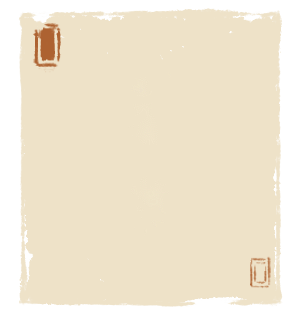
#> input picture tools/image_assets/skill_paper_blank.png, 300 x 326 px
$ python -i image_specs_guide.py   (imports and definitions only)
#> lines starting #> are read from the running program, lines starting #| are printed output that depends on the picture
### tools/imgedit.py
"""이미지 속 글자를 지우고 한국어를 다시 그리는 함수들.

relabel(img, spec) 의 spec 키
  text     그릴 한국어. "\n" 으로 줄바꿈, layout="v" 면 글자마다 세로로 쌓음
  font     "brush"(East Sea Dokdo) | "callig"(Song Myung) | "serif"(Noto Serif KR)
  mask     지울 글자 픽셀 선택: light / dark / ink / sat / alpha(전부 투명 처리) / none
  thresh   mask 임계값
  box      (x0, y0, x1, y1) 작업 영역 (기본: 이미지 전체)
  dilate   mask 팽창 픽셀
  fill     글자색 (기본: 원래 글자 픽셀 중앙값)
  stroke   외곽선 색, stroke_w 외곽선 두께(글자 크기 대비 비율)
  scale    글자 영역 대비 크기 배율
  layout   h | v
  shadow   (dx, dy, (r,g,b,a)) 그림자
  inset    box 안쪽 여백
  bg       지운 자리를 인페인트 대신 이 색으로 채움
  glow     (반경, (r,g,b,a)) 글자 주위 번지는 빛
  stretch_y 글자를 세로로 늘이는 배율
  bold     외곽선이 없을 때 같은 색 외곽선으로 굵게 (글자 크기 대비 비율)
"""
from pathlib import Path

import cv2
import numpy as np
from PIL import Image, ImageDraw, ImageFont

FONT_DIR = Path(__file__).parent / "fonts"
FONTS = {
    "brush": str(FONT_DIR / "EastSeaDokdo-Regular.ttf"),
    "callig": str(FONT_DIR / "SongMyung-Regular.ttf"),
    "serif": str(FONT_DIR / "NotoSerifKR-VF.ttf"),
}


def _mask(arr, mode, thresh):
    rgb = arr[..., :3].astype(np.float32)
    a = arr[..., 3]
    lum = rgb @ np.array([0.299, 0.587, 0.114], np.float32)
    mx, mn = rgb.max(-1), rgb.min(-1)
    sat = (mx - mn) / np.maximum(mx, 1)
    vis = a > 40
    if mode == "light":
        return vis & (lum > (thresh or 150))
    if mode == "dark":
        return vis & (lum < (thresh or 80))
    if mode == "ink":  # 먹색: 어둡고 채도 낮은 픽셀 (색 있는 배경 그림은 남김)
        return vis & (lum < (thresh or 120)) & ((sat < 0.3) | (mx < 40))  # 아주 검은 픽셀은 채도 계산이 불안정
    if mode == "sat":
        return vis & (sat > (thresh or 0.35)) & (mx > 60)
    if mode == "alpha":
        return a > (thresh or 8)
    if mode == "disc":  # 영역에 내접하는 원 전체
        h, w = a.shape
        yy, xx = np.mgrid[0:h, 0:w]
        return ((xx - (w - 1) / 2) / (w / 2)) ** 2 + ((yy - (h - 1) / 2) / (h / 2)) ** 2 <= 1
    if mode in ("lighter", "darker"):  # 주변(중앙값 블러)보다 밝은/어두운 가는 획 — 무늬 있는 배경 위 글자
        k = 15
        bgl = cv2.medianBlur(np.clip(lum, 0, 255).astype(np.uint8), k).astype(np.float32)
        diff = (lum - bgl) if mode == "lighter" else (bgl - lum)
        return vis & (diff > (thresh or 30))
    if mode == "none":
        return np.zeros(a.shape, bool)
    raise ValueError(mode)


# [5 lines left out: function _bbox, not called in this run]


def _font(name, size):
    f = ImageFont.truetype(FONTS[name], size)
    if name == "serif":
        f.set_variation_by_axes([900])
    return f


SOLID_FONTS = {"brush"}  # 마른 붓 틈을 메워 그릴 폰트


def _render(text, font, size, layout, fill, stroke, sw):
    """글자를 투명 캔버스에 그려 잘라낸 이미지를 돌려준다."""
    f = _font(font, size)
    if layout == "diag":  # 두 글자를 대각선으로 (왼쪽 위 → 오른쪽 아래)
        a, b = _render(text[0], font, size, "h", fill, stroke, sw), _render(text[1:], font, size, "h", fill, stroke, sw)
        ox, oy = int(a.width * 0.5), int(a.height * 0.92)
        im = Image.new("RGBA", (max(a.width, ox + b.width), oy + b.height), (0, 0, 0, 0))
        im.alpha_composite(a, (0, 0))
        im.alpha_composite(b, (ox, oy))
        return im
    lines = list(text) if layout == "v" else text.split("\n")
    lines = [l for l in lines if l != "\n"]
    pad = sw + 4
    tmp = Image.new("RGBA", (1, 1))
    d = ImageDraw.Draw(tmp)
    boxes = [d.textbbox((0, 0), l, font=f, stroke_width=sw) for l in lines]
    lh = [b[3] - b[1] for b in boxes]
    lw = [b[2] - b[0] for b in boxes]
    gap = int(size * (0.02 if layout == "v" else 0.08))
    W = max(lw) + pad * 2
    H = sum(lh) + gap * (len(lines) - 1) + pad * 2
    def draw(color, width):
        layer = Image.new("RGBA", (W, H), (0, 0, 0, 0))
        dd = ImageDraw.Draw(layer)
        y = pad
        for l, b, w, h in zip(lines, boxes, lw, lh):
            dd.text(((W - w) / 2 - b[0], y - b[1]), l, font=f, fill=color,
                    stroke_width=width, stroke_fill=color)
            y += h + gap
        return layer

    if font not in SOLID_FONTS:
        im = Image.new("RGBA", (W, H), (0, 0, 0, 0))
        d = ImageDraw.Draw(im)
        y = pad
        for l, b, w, h in zip(lines, boxes, lw, lh):
            d.text(((W - w) / 2 - b[0], y - b[1]), l, font=f, fill=fill,
                   stroke_width=sw, stroke_fill=stroke)
            y += h + gap
        return im.crop(im.getbbox())
    # 붓글씨 폰트의 마른 붓 틈(구멍)을 메워 단색 글자로: 외곽선/채움 층을 따로 그려 닫힘 연산
    k = max(3, int(size * 0.035) | 1)
    kern = cv2.getStructuringElement(cv2.MORPH_ELLIPSE, (k, k))
    im = Image.new("RGBA", (W, H), (0, 0, 0, 0))
    for color, width in ([(stroke, sw)] if stroke is not None and sw else []) + [(fill, 0)]:
        layer = draw(tuple(color[:3]) + (255,), width)
        a = cv2.morphologyEx(np.array(layer.getchannel("A")), cv2.MORPH_CLOSE, kern)
        if width:  # 외곽선 층: 마른 붓 틈으로 생긴 작은 구멍만 메움 (ㅇ 속 같은 글자 안 공간은 유지)
            hole = (a < 128).astype(np.uint8)
            n, cc, st, _ = cv2.connectedComponentsWithStats(hole, connectivity=4)
            border = set(np.unique(np.concatenate([cc[0], cc[-1], cc[:, 0], cc[:, -1]])))
            small = (size * 0.12) ** 2
            for i in range(1, n):
                if i not in border and st[i, 4] < small:
                    a[cc == i] = 255
        layer.putalpha(Image.fromarray(a).point(lambda v, m=color[3] if len(color) > 3 else 255: v * m // 255))
        im.alpha_composite(layer)
    return im.crop(im.getbbox())


# [34 lines left out: function dry_brush, not called in this run]


def fit_text(text, font, bw, bh, layout="h", fill=(255, 255, 255, 255), stroke=None,
             stroke_w=0.0, scale=1.0):
    """(bw, bh) 영역에 맞는 가장 큰 글자 이미지. 작은 글자도 깔끔하도록 4배로 그려 축소한다."""
    ss = 4 if max(bw, bh) < 200 else 1
    lo, hi, best = 4, 600 * ss, None
    while lo <= hi:
        mid = (lo + hi) // 2
        sw = int(round(mid * stroke_w)) if stroke else 0
        im = _render(text, font, mid, layout, fill, stroke, sw)
        if im.width <= bw * scale * ss and im.height <= bh * scale * ss:
            best, lo = im, mid + 1
        else:
            hi = mid - 1
    if ss > 1 and best is not None:
        best = best.resize((max(1, round(best.width / ss)), max(1, round(best.height / ss))), Image.LANCZOS)
    return best


def relabel(img: Image.Image, spec: dict) -> Image.Image:
    arr = np.array(img.convert("RGBA"))
    H, W = arr.shape[:2]
    x0, y0, x1, y1 = spec.get("box") or (0, 0, W, H)
    if any(isinstance(v, float) for v in (x0, y0, x1, y1)):  # 비율 좌표 (0.0~1.0)
        x0, x1 = (int(v * W) if isinstance(v, float) else v for v in (x0, x1))
        y0, y1 = (int(v * H) if isinstance(v, float) else v for v in (y0, y1))
    x1, y1 = min(x1, W), min(y1, H)
    bx0, by0, bx1, by1 = x0, y0, x1, y1
    ins = spec.get("inset", 0)  # 영역 가장자리(번짐 테두리 등)는 건드리지 않음
    if isinstance(ins, float):
        ix, iy = int((x1 - x0) * ins), int((y1 - y0) * ins)
    else:
        ix = iy = ins
    x0, y0, x1, y1 = x0 + ix, y0 + iy, x1 - ix, y1 - iy
    sub = arr[y0:y1, x0:x1]
    m = _mask(sub, spec.get("mask", "light"), spec.get("thresh"))
    full = np.zeros((H, W), bool)
    full[y0:y1, x0:x1] = m
    tb = spec.get("text_box") or (_bbox(full) or (x0, y0, x1, y1))
    if "text_inset" in spec:  # 글자 영역 = 이미지 전체에서 여백만큼 안쪽
        ti = spec["text_inset"]
        bw_, bh_ = bx1 - bx0, by1 - by0
        tx, ty = (int(bw_ * ti), int(bh_ * ti)) if isinstance(ti, float) else (ti, ti)
        tb = (bx0 + tx, by0 + ty, bx1 - tx, by1 - ty)
    fill = spec.get("fill")
    if fill is None:
        px = arr[full]
        fill = tuple(int(v) for v in np.median(px, axis=0)) if len(px) else (255, 255, 255, 255)
    fill = tuple(fill) + ((255,) if len(fill) == 3 else ())

    d = spec.get("dilate", 2)
    if full.any():
        mk = full.astype(np.uint8) * 255
        if d:
            mk = cv2.dilate(mk, np.ones((2 * d + 1, 2 * d + 1), np.uint8))
        if spec.get("mask") == "alpha":
            arr[mk > 0, 3] = 0
        elif spec.get("bg"):  # 단색으로 덮기
            arr[mk > 0] = tuple(spec["bg"]) + ((255,) if len(spec["bg"]) == 3 else ())
        else:
            rgb = cv2.inpaint(np.ascontiguousarray(arr[..., :3]), mk, 5, cv2.INPAINT_TELEA)
            al = cv2.inpaint(np.ascontiguousarray(arr[..., 3]), mk, 5, cv2.INPAINT_TELEA)
            arr[..., :3], arr[..., 3] = rgb, al
    out = Image.fromarray(arr)

    if spec.get("text"):
        bw, bh = tb[2] - tb[0], tb[3] - tb[1]
        if spec.get("grow"):  # 영역 확장 (한국어가 더 길 때)
            gx, gy = spec["grow"]
            bw, bh = min(W, bw + gx), min(H, bh + gy)
        stroke = spec.get("stroke")
        sw_ratio = spec.get("stroke_w", 0.0)
        if spec.get("bold") and stroke is None:  # 같은 색 외곽선으로 굵게
            stroke, sw_ratio = fill, spec["bold"]
        if stroke is not None:
            stroke = tuple(stroke) + ((255,) if len(stroke) == 3 else ())
        sy = spec.get("stretch_y", 1.0)  # 세로로 늘이기 (가늘고 긴 붓글씨 흉내)
        t = fit_text(spec["text"], spec.get("font", "brush"), bw, bh / sy, spec.get("layout", "h"),
                     fill, stroke, sw_ratio, spec.get("scale", 1.0))
        if sy != 1.0:
            t = t.resize((t.width, int(t.height * sy)), Image.LANCZOS)
        if spec.get("dry"):
            t = dry_brush(t, **spec["dry"])
        cx, cy = (tb[0] + tb[2]) / 2 + spec.get("dx", 0), (tb[1] + tb[3]) / 2 + spec.get("dy", 0)
        px, py = int(cx - t.width / 2), int(cy - t.height / 2)
        px, py = max(0, min(W - t.width, px)), max(0, min(H - t.height, py))
        if spec.get("glow"):  # 번지는 빛
            from PIL import ImageFilter
            r, gc = spec["glow"]
            g = Image.new("RGBA", (t.width + 4 * r, t.height + 4 * r), (0, 0, 0, 0))
            g.alpha_composite(t, (2 * r, 2 * r))
            a = g.getchannel("A").filter(ImageFilter.GaussianBlur(r))
            gl = Image.new("RGBA", g.size, tuple(gc[:3]) + (255,))
            gl.putalpha(a.point(lambda v: v * gc[3] // 255))
            out.alpha_composite(gl, (max(0, px - 2 * r), max(0, py - 2 * r)))
        if spec.get("shadow"):
            sx, sy, sc = spec["shadow"]
            sh = Image.new("RGBA", t.size, tuple(sc))
            sh.putalpha(t.getchannel("A").point(lambda v: v * sc[3] // 255))
            out.alpha_composite(sh, (px + sx, py + sy))
        out.alpha_composite(t, (px, py))
    return out

### tools/image_specs_guide.py
"""UI/UISprites/Guide.dat (튜토리얼 안내 이미지) 한글화 사양.

GUIDE = {텍스처 이름: spec | spec 리스트 | 함수(img -> img)}
카드 이름은 게임 내 한국어 이름(translation/ko.json)과 맞춘다.
"""
from PIL import Image, ImageDraw, ImageFont

from imgedit import FONTS, relabel

W = (245, 245, 240)
BLACK = (0, 0, 0)


# ---------------------------------------------------------------- 카드 제목 띠
def band(text, box, fill=W, mask="light", thresh=140, dilate=2, text_box=None, scale=0.85, bold=0.005, **kw):
    """카드 위쪽 제목 띠: box 안 글자 픽셀을 지우고 같은 자리에 한국어 제목."""
    sp = {"text": text, "font": "callig", "mask": mask, "thresh": thresh, "box": box, "fill": fill,
          "dilate": dilate, "bold": bold, "text_box": text_box or box, "scale": scale}
    sp.update(kw)
    return sp


# 크기별 제목 띠 영역 (x0, y0, x1, y1)
B128 = (11, 5, 117, 33)    # 128x170 어두운 띠
B139 = (12, 5, 127, 36)    # 139x177 어두운 띠
B140 = (30, 6, 126, 37)    # 140x173 재료 (왼쪽 속성 아이콘 제외)
BBOOK = (10, 5, 118, 35)   # 128x170 베이지 띠 (책 / 약초)


def dark128(t, box=B128, **kw):
    return band(t, box, **kw)


def dark139(t, box=B139, **kw):
    return band(t, box, **kw)


def mat(t, fill, **kw):
    return band(t, B140, fill=fill, mask="lighter", thresh=40, dilate=2, scale=0.9, **kw)


def book(t, **kw):
    return band(t, BBOOK, fill=(240, 236, 222), mask="lighter", thresh=22, dilate=2, scale=0.92, bold=0.02,
                stroke=(120, 105, 80), stroke_w=0.03, **kw)


CARDS = {
    # 공법서 (제목 띠만; 책 표지 그림 속 작은 글씨는 그림의 일부로 둠)
    "book710100": book("토납법"),
    "book710601": book("어검술"),
    "book710701": book("백약보"),
    "book710801": book("유심술"),
    "book710901": book("쉬골공"),
    "book711001": book("금강권"),
    "herb511601": book("지혈초"),
    # 깨달음 / 수위
    "exp5001": dark128("수위"),
    "insight30001": dark128("시금"),
    "insight30101": dark128("채목"),
    "insight30201": dark128("인수"),
    "insight30301": dark128("공화"),
    "insight30401": dark128("어토"),
    "insight30501": dark128("검의"),
    "insight30601": dark128("초식"),
    "insight30701": dark128("약리"),
    "insight5008": dark128("오도"),
    # 재료
    "materials": dark128("지심의 불", box=(4, 5, 125, 35), text_box=(9, 6, 119, 34)),
    "materials550201": mat("성휘정", (250, 247, 224)),
    "materials560101": mat("유잔목", (90, 245, 80)),
    "materials570201": mat("해파정", (125, 210, 255)),
    "materials580501": mat("날카로운 발톱", (250, 245, 235), text_box=(28, 6, 132, 37)),
    "materials590301": mat("자오암", (242, 241, 241)),
    # 단약
    "potion800501": dark128("독심환"),
    "potion800701": dark128("대력환"),
    # 인물 / 영수 / 괴뢰 / 법보
    "pet990401": dark139("영사"),
    "puppet620011": dark139("목제 괴뢰"),
    "role": dark139("무명씨"),
    "role_none": dark128("무명씨", box=(11, 5, 117, 35)),
    "role1100103": dark139("연로한 노인"),
    "role1100105": dark139("신비인"),
    "role1100107": dark139("상인"),
    "role800120": dark139("조자의"),
    "role_child01": dark139("아이"),
    "role_child02": dark139("아이"),
    "role_oldman": dark139("사부"),
    "role_unknown": dark128("신비인", box=(11, 5, 117, 35)),
    "spirit_beast_none": dark128("염사자", box=(11, 5, 117, 35)),
    "weapon100101": dark139("비홍검"),
    "weapon100701": dark139("열화검"),
    # 요괴 (붉은 띠)
    "enemy980101": band("산표범", B139, fill=(230, 30, 30), mask="lighter", thresh=25),
    "enemy981400": band("나무 요괴", B139, mask="lighter", thresh=40),
    "enemy_red981400": band("나무 요괴", B139, fill=(230, 30, 30), mask="lighter", thresh=25),
    "red_core": band("분고고의 내단", B139, fill=(235, 20, 20), mask="lighter", thresh=25),
    # 신식 (남색 띠)
    "soul": band("신식", (12, 5, 121, 36), fill=(131, 159, 220), mask="lighter", thresh=25),
    # 스토리 카드 (종이 띠 위 어두운 글자)
    "story01": band("나의 신분?", (10, 4, 118, 32), fill=(63, 46, 13), mask="darker", thresh=25),
    "story02": band("내 이름은?", (10, 4, 118, 32), fill=(63, 46, 13), mask="darker", thresh=25),
    "story03": band("진법 타파", (10, 4, 118, 32), fill=(63, 46, 13), mask="darker", thresh=25),
}


# ---------------------------------------------------------------- 글자 라벨
def outlined(t):  # 투명 배경 위 검은 글자 + 흰 테두리
    return {"text": t, "font": "callig", "mask": "alpha", "dilate": 1, "fill": (15, 15, 15),
            "stroke": (245, 240, 225), "stroke_w": 0.14, "scale": 1.0}


LABELS = {
    "new_text01": outlined("여기에 카드 넣기"),
    "new_text02": outlined("아이"),
    "new_text03": outlined("토납법"),
    "new_text04": outlined("탐색"),
    "new_text05": outlined("나의 물품"),
    "new_text06": outlined("나의 법보"),
    "new_text07": outlined("나의 수위"),
    "memory": {"text": "기억 일깨우기", "font": "callig", "mask": "lighter", "thresh": 25, "box": (30, 12, 170, 58),
               "fill": (150, 150, 150), "dilate": 2, "bold": 0.02, "text_box": (30, 14, 172, 56)},
    "memory_activation": {"text": "기억 일깨우기", "font": "callig", "mask": "light", "thresh": 170,
                          "box": (30, 12, 170, 58), "fill": (255, 250, 245), "dilate": 2, "bold": 0.03,
                          "text_box": (30, 14, 172, 56)},
    "start": {"text": "시작[F]", "font": "callig", "mask": "lighter", "thresh": 20, "box": (90, 40, 290, 95),
              "fill": (120, 120, 120), "dilate": 2, "bold": 0.02},
    "start_activation": {"text": "시작[F]", "font": "callig", "mask": "light", "thresh": 150,
                         "box": (90, 40, 290, 95), "fill": (255, 255, 255), "dilate": 2, "bold": 0.03},
    "story_text": {"text": "떠올릴 수 없음", "font": "callig", "mask": "light", "thresh": 120, "box": (20, 20, 402, 72),
                   "fill": (190, 170, 120), "dilate": 1, "bold": 0.02},
    "spell720102": {"text": "환화결", "font": "brush", "mask": "alpha", "layout": "v", "fill": (55, 52, 45, 170),
                    "bold": 0.03},
    "level": [
        {"mask": "light", "thresh": 140, "box": (33, 30, 95, 92), "dilate": 4},
        {"mask": "light", "thresh": 140, "box": (40, 85, 110, 128), "dilate": 4},
        {"mask": "dark", "thresh": 60, "box": (22, 62, 34, 88), "dilate": 2},
        {"text": "초기", "font": "callig", "mask": "dark", "thresh": 70, "box": (25, 125, 105, 160),
         "text_box": (32, 131, 98, 159), "fill": (25, 15, 5), "dilate": 2, "bold": 0.035},
        {"text": "연기", "font": "brush", "mask": "none", "layout": "diag", "text_box": (24, 30, 108, 124),
         "fill": (255, 255, 255), "stroke": BLACK, "stroke_w": 0.06},
    ],
}


# ---------------------------------------------------------------- 작은 글씨 화면(폼) 캡처
def _f(size, font="callig"):
    return ImageFont.truetype(FONTS[font], size)


def erase(img, box, mask="darker", thresh=30, dilate=3):
    return relabel(img, {"mask": mask, "thresh": thresh, "box": box, "dilate": dilate})


# [46 lines left out: functions wrap, paragraphs, label, not called in this run]


BODY = (80, 80, 71)


def paper_form(title, paras, found=None, found_color=(168, 161, 134)):
    """정실/산기슭/연암송 안내창 (1259x672): 제목 + 회색 상자 본문 (+ 탐색 시 발견 가능)"""
    # [10 lines left out: function f, not called in this run]
    return f


# [17 lines left out: functions explore_form, practice_form, not called in this run]


STORY_TXT = (143, 129, 93)


# [31 lines left out: functions story_form, story_text01, tips_npc_demand, not called in this run]


BAG_TABS = ["재료", "영약", "도구", "내단", "심법", "중요"]


# [12 lines left out: function bag_from, not called in this run]


def ink_text_erase(img, box, light=150, dark=90, close=25):
    """먹 번짐 속 흰 글자만 지운다: 어두운 먹 영역(구멍 메움) 안쪽의 밝은 픽셀 → 인페인트."""
    import cv2
    import numpy as np
    arr = np.array(img.convert("RGBA"))
    x0, y0, x1, y1 = box
    sub = arr[y0:y1, x0:x1]
    lum = sub[..., :3].astype(np.float32) @ np.array([0.299, 0.587, 0.114], np.float32)
    ink = (lum < dark).astype(np.uint8) * 255
    ink = cv2.morphologyEx(ink, cv2.MORPH_CLOSE, np.ones((close, close), np.uint8))
    cs, _ = cv2.findContours(ink, cv2.RETR_EXTERNAL, cv2.CHAIN_APPROX_SIMPLE)
    region = np.zeros_like(ink)
    cv2.drawContours(region, cs, -1, 255, -1)
    m = ((lum > light) & (region > 0)).astype(np.uint8) * 255
    m = cv2.dilate(m, np.ones((7, 7), np.uint8)) & region
    full = np.zeros(arr.shape[:2], np.uint8)
    full[y0:y1, x0:x1] = m
    arr[..., :3] = cv2.inpaint(np.ascontiguousarray(arr[..., :3]), full, 7, cv2.INPAINT_TELEA)
    return Image.fromarray(arr)


def game_from(img):
    for t, box, lay in [("옵션", (18, 125, 112, 210), "diag"), ("플레이\n방법", (132, 120, 250, 210), "h"),
                        ("도감", (255, 120, 350, 210), "diag")]:
        img = ink_text_erase(img, box)
        img = relabel(img, {"text": t, "font": "brush", "mask": "none", "fill": (250, 248, 240),
                            "stroke": BLACK, "stroke_w": 0.05, "layout": lay, "text_box": box, "scale": 0.9})
    img = relabel(img, {"text": "수명 90", "font": "callig", "mask": "light", "thresh": 150,
                        "box": (1672, 120, 1768, 155), "fill": (245, 245, 245), "dilate": 2,
                        "text_box": (1676, 124, 1762, 150)})
    img = relabel(img, {"text": "34세", "font": "callig", "mask": "dark", "thresh": 90, "box": (1680, 165, 1765, 205),
                        "fill": (33, 34, 31), "dilate": 2, "text_box": (1690, 171, 1758, 198)})
    return relabel(img, {"text": "5년째", "font": "callig", "mask": "dark", "thresh": 90, "box": (1362, 168, 1440, 197),
                         "fill": (40, 35, 25), "dilate": 1, "text_box": (1366, 172, 1436, 193)})


FORMS = {
    "dungeon_com_form": paper_form("정실", ["벼랑 위에 고요히 서 있는 정수실이다. 이곳이 노인의 거처일까?"]),
    "widget_com_form": paper_form("산기슭", [
        "이 산맥은 높지는 않지만 백 리에 걸쳐 이어져 있다. 산기슭에서는 큰 위험이 발견되지 않았고, "
        "이따금 쓸모 있는 물건도 찾을 수 있다.",
        "신식으로 탐색하거나 사람을 보낼 수 있다!"], found="탐색 시 발견 가능:"),
    "widget_fire_tree_form": paper_form("연암송", [
        "벼랑 위에 가로로 뻗은 소나무가 중력 때문에 아래로 자라지 않다니, 분명 뿌리에 품은 막대한 영기 때문일 것이다."],
        found="탐색 시 발견 가능:"),
    "explore_form": explore_form,
    "practice_form": practice_form,
    "story_form": story_form,
    "story_text01": story_text01,
    "tips_npc_demand": tips_npc_demand,
    "bag_from": bag_from,
    "game_from": game_from,
}

GUIDE = {**CARDS, **LABELS, **FORMS}

>>> from PIL import Image
>>> picture = Image.open('image_assets/skill_paper_blank.png')
#> picture is the input picture: PIL image 300x326 RGBA; mean R, G, B, A 237.4, 224.9, 198.7, 195.1
>>> result = game_from(picture)
#> the loop in game_from, `for t, box, lay in [("옵션", (18, 125, 112, 210), "diag"), ("플레이\n방법", (..` made 3 passes
#> (bw in relabel, bh in relabel) on pass 1: (94, 85)
#> pass 1, in ink_text_erase, `sub = arr[y0:y1, x0:x1]`:
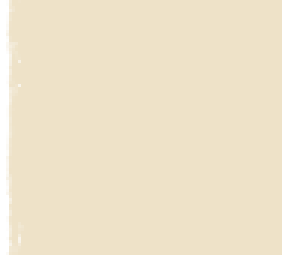
#> sub: shape (85, 94, 4) (shown 3 times larger); mean R, G, B, A 238, 226, 200, 246.2; transparent parts drawn white
#> pass 1, in _mask, `rgb = arr[..., :3].astype(np.float32)`:
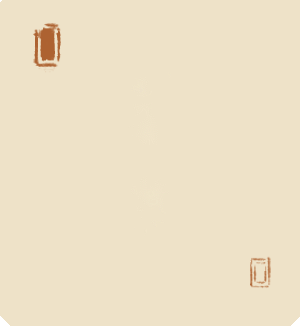
#> rgb: shape (326, 300, 3) float32; mean R, G, B 237.4, 224.9, 198.7
#> after the loop in game_from, `for t, box, lay in [("옵션", (18, 125, 112, 210), "diag"), ("플레이\n방법", (..`:
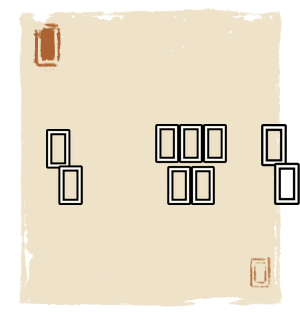
#> img: PIL image 300x326 RGBA; mean R, G, B, A 228.1, 216.3, 191.6, 197.2; transparent parts drawn white
#> the loop in fit_text (call 4), `while lo <= hi:` made 11 passes
#> (mid, hi) on passes 1, 2, 3, 4, 7, 8: (1202, 1201), (602, 601), (302, 301), (152, 151), (133, 132), (123, 122)
#> pass 1, in fit_text (call 4), `im = _render(text, font, mid, layout, fill, stroke, sw)`:
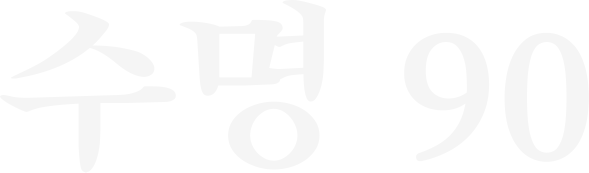
#> im: PIL image 3533x1034 RGBA (shown at 1/6 size); mean R, G, B, A 60, 60, 60, 61.7; transparent parts drawn white
#> in fit_text (call 5), `lo, hi, best = 4, 600 * ss, None`: lo = 4; hi = 2400
#> the loop in fit_text (call 5), `while lo <= hi:` made 11 passes
#> (mid, hi) on passes 1, 2, 3, 4, 7: (1202, 1201), (602, 601), (302, 301), (152, 151), (133, 132)
#> pass 1, in fit_text (call 5), `im = _render(text, font, mid, layout, fill, stroke, sw)`:
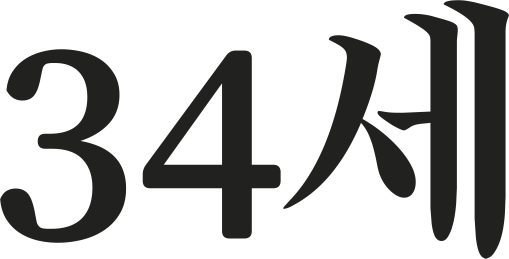
#> im: PIL image 2036x1034 RGBA (shown at 1/4 size); mean R, G, B, A 10.2, 10.5, 9.6, 78; transparent parts drawn white
#> the loop in fit_text (call 6), `while lo <= hi:` made 11 passes
#> pass 1, in fit_text (call 6), `im = _render(text, font, mid, layout, fill, stroke, sw)`:
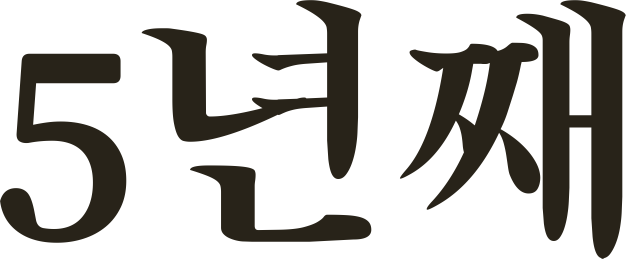
#> im: PIL image 2503x1033 RGBA (shown at 1/4 size); mean R, G, B, A 12.8, 11.2, 8, 80.6; transparent parts drawn white
#> in fit_text (call 6), `best = best.resize((max(1, round(best.width / ss)), max(1, round(best...`:
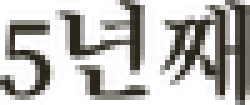
#> best: PIL image 50x21 RGBA (shown 5 times larger); mean R, G, B, A 24.2, 20.6, 12.4, 79.8; transparent parts drawn white
